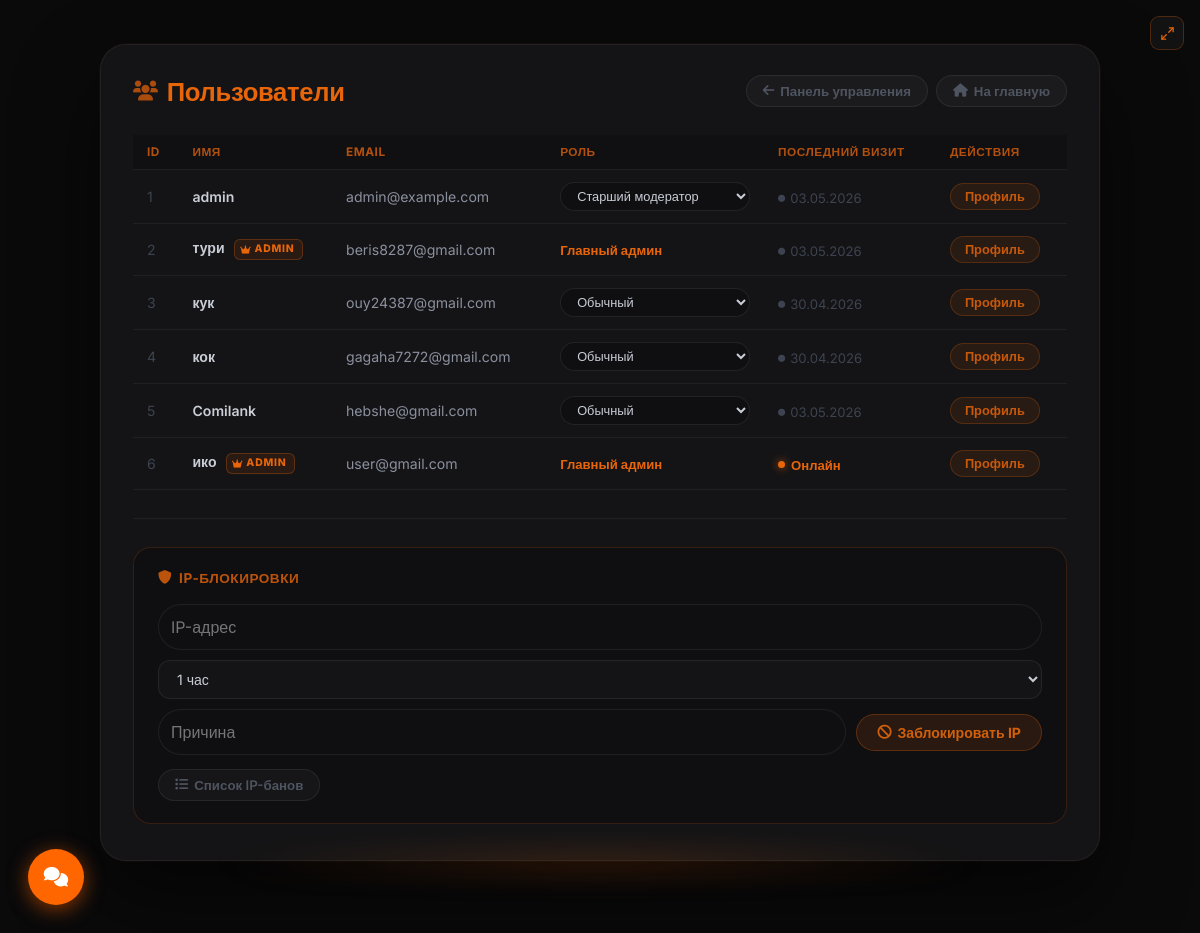
The app's page /admin/users (signed in) with its own data.
### models.py (models this page shows, shortened)
class User(db.Model, UserMixin):
    __tablename__ = 'users'
    id             = db.Column(db.Integer, primary_key=True)
    username       = db.Column(db.String(80),  unique=True, nullable=False)
    email          = db.Column(db.String(120), unique=True, nullable=False)
    password_hash  = db.Column(db.String(256), nullable=False)
    role           = db.Column(db.Integer, default=0)
    created_at     = db.Column(db.DateTime, default=datetime.utcnow)   # дата регистрации
    last_seen      = db.Column(db.DateTime, default=datetime.utcnow)
    banned_until   = db.Column(db.DateTime, nullable=True)
    ban_reason     = db.Column(db.String(500), nullable=True)
    banned_by_id   = db.Column(db.Integer, db.ForeignKey('users.id'), nullable=True)
    recovery_key   = db.Column(db.String(256), nullable=True)
    avatar         = db.Column(db.String(300), nullable=True)
    terms_agreed   = db.Column(db.Boolean, default=False)
    privacy_agreed = db.Column(db.Boolean, default=False)
    articles       = db.relationship('Article',  backref='author',     lazy='dynamic', foreign_keys='Article.author_id')
    comments       = db.relationship('Comment',  backref='author',     lazy='dynamic', foreign_keys='Comment.author_id')
    votes          = db.relationship('Vote',     backref='user',       lazy='dynamic')
    extra_pages    = db.relationship('ExtraPage', backref='author',    lazy='dynamic', foreign_keys='ExtraPage.author_id')
    comment_reactions = db.relationship('CommentReaction', backref='user', lazy='dynamic')
    def can_ip_ban(self):
        return self.role >= 4

### app.py (the view)
@app.route('/admin/users')
@login_required
@mod_required
def admin_users():
    users     = User.query.all()
    muted_ids = {m.user_id for m in Mute.query.filter(Mute.muted_until > datetime.utcnow()).all()}
    return render_template('admin/users.html', users=users, muted_ids=muted_ids, now=datetime.utcnow())

### app.py (called while the page is built)
@login_manager.user_loader
def load_user(user_id):
    return User.query.get(int(user_id))

@app.before_request
def update_last_seen():
    if current_user.is_authenticated:
        from flask import g as _g
        _now = datetime.utcnow()
        _last = session.get('_ls_ts', 0)
        if _now.timestamp() - _last > 60:
            current_user.last_seen = _now
            db.session.commit()
            session['_ls_ts'] = _now.timestamp()

def mod_required(f):
    from functools import wraps
    @wraps(f)
    def decorated(*args, **kwargs):
        if not current_user.is_authenticated or current_user.role < 3: abort(403)
        return f(*args, **kwargs)
    return decorated

### templates/admin/users.html (shortened to what this page needs)
{% extends "base.html" %}
{% block content %}
<div class="admin-outer">
<div class="admin-card">
    <div class="admin-header">
        <h2 class="admin-title"><i class="fas fa-users"></i> Пользователи</h2>
        <div style="display:flex; gap:8px; flex-wrap:wrap;">
            <a href="{{ url_for('admin_panel') }}" class="btn btn-secondary"><i class="fas fa-arrow-left"></i> Панель управления</a>
            <a href="{{ url_for('index') }}" class="btn btn-secondary"><i class="fas fa-home"></i> На главную</a>
        </div>
    </div>
    <table class="users-table">
        <thead>
            <tr>
                <th>ID</th>
                <th>Имя</th>
                <th>Email</th>
                <th>Роль</th>
                <th>Последний визит</th>
                <th>Действия</th>
            </tr>
        </thead>
        <tbody>
            {% for u in users %}
            <tr>
                <td style="color:#3d4350;">{{ u.id }}</td>
                <td style="color:#c9cdd6; font-weight:600;">
                    {{ u.username }}
                    {% if u.role == 4 %}
                    <span class="admin-badge"><i class="fas fa-crown"></i> admin</span>
                    {% endif %}
                </td>
                <td>{{ u.email }}</td>
                <td>
                    {% if current_user.role >= 4 and u.role < 4 and u.id != current_user.id %}
                    <form action="{{ url_for('change_user_role', user_id=u.id) }}" method="POST" style="display:inline;">
                        <select name="role" onchange="this.form.submit()" class="role-select">
                            <option value="0" {% if u.role == 0 %}selected{% endif %}>Обычный</option>
                            <option value="3" {% if u.role == 3 %}selected{% endif %}>Старший модератор</option>
                        </select>
                    </form>
                    {% else %}
                    <span style="color:#4e5460; font-size:0.82rem;">
                        {% if u.role == 0 %}Обычный
                        {% elif u.role == 1 %}Модератор чата
                        {% elif u.role == 2 %}Редактор
                        {% elif u.role == 3 %}Старший модератор
                        {% elif u.role == 4 %}<span style="color:#e8650a; font-weight:700;">Главный админ</span>
                        {% endif %}
                    </span>
                    {% endif %}
                </td>
                <td>
                    {% if u.last_seen %}
                        {% set diff = (now - u.last_seen).total_seconds() %}
                        {% if diff < 300 %}
                            <span class="status-online">
                                <span class="online-dot"></span>Онлайн
                            </span>
                        {% elif diff < 3600 %}
                            <span class="status-recently">
                                <i class="fas fa-circle" style="font-size:0.45rem; opacity:0.6;"></i>
                                {{ (diff // 60)|int }} мин. назад
                            </span>
                        {% elif diff < 86400 %}
                            <span class="status-offline">
                                <i class="fas fa-circle" style="font-size:0.45rem;"></i>
                                {{ (diff // 3600)|int }} ч. назад
                            </span>
                        {% else %}
                            <span class="status-offline">
                                <i class="fas fa-circle" style="font-size:0.45rem;"></i>
                                {{ u.last_seen.strftime('%d.%m.%Y') }}
                            </span>
                        {% endif %}
                    {% else %}
                        <span class="status-offline">—</span>
                    {% endif %}
                </td>
                <td>
                    <a href="{{ url_for('admin_user_profile', user_id=u.id) }}" class="profile-btn">Профиль</a>
                </td>
            </tr>
            {% endfor %}
        </tbody>
    </table>
    {% if current_user.can_ip_ban() %}
    <div class="divider"></div>
    <div class="ip-block">
        <div class="ip-block-title"><i class="fas fa-shield-alt"></i> IP-блокировки</div>
        <form action="{{ url_for('ip_ban') }}" method="POST" class="ip-form">
            <input type="text" name="ip" placeholder="IP-адрес" required class="ip-input">
            <select name="duration" required class="ip-select">
                <option value="1h">1 час</option>
            </select>
            <input type="text" name="reason" placeholder="Причина" class="ip-input">
            <button type="submit" class="ip-submit"><i class="fas fa-ban"></i> Заблокировать IP</button>
        </form>
        <a href="{{ url_for('ip_ban_list') }}" class="btn btn-secondary" style="margin-top:14px; display:inline-flex;">
            <i class="fas fa-list"></i> Список IP-банов
        </a>
    </div>
    {% endif %}
</div>
</div>
{% endblock %}

### templates/base.html (style rules this page uses)
* { margin:0; padding:0; box-sizing:border-box; }
body { background:#0a0a0b; color:#f0f0f0; font-family:'Inter',sans-serif; min-height:100vh; display:flex; justify-content:center; align-items:center; padding:20px; }
h1, h2 { color:#ff6600; margin-bottom:20px; }
input[type="text"], input[type="email"], input[type="password"], select { width:100%; padding:12px; background:#0f0f11; border:1px solid rgba(255,255,255,0.07); border-radius:30px; color:#fff; font-size:1rem; }
.btn { background:#e8650a; color:#0a0a0b; border:none; padding:12px 24px; border-radius:60px; cursor:pointer; font-weight:600; transition:0.2s; }
.btn-secondary { background:rgba(255,255,255,0.04); color:#c9cdd6; border:1px solid rgba(232,101,10,0.25); }
table { width:100%; border-collapse:collapse; margin-top:20px; }
th { background:#0f0f11; color:#c8580a; padding:10px; text-align:left; }
td { padding:10px; border-bottom:1px solid rgba(255,255,255,0.05); }
select { background:#0f0f11; color:#c9cdd6; padding:5px; border-radius:20px; }

### records on screen
User: id "1", username "admin", email "admin@example.com", role "Старший модератор", last_seen "03.05.2026"
User: id "2", username "тури", role 4 (drawn), email "beris8287@gmail.com", last_seen "03.05.2026"
User: id "3", username "кук", email "ouy24387@gmail.com", role "Обычный", last_seen "30.04.2026"
User: id "4", username "кок", email "gagaha7272@gmail.com", role "Обычный", last_seen "30.04.2026"
User: id "5", username "Comilank", email "hebshe@gmail.com", role "Обычный", last_seen "03.05.2026"
User: id "6", username "ико", role 4 (drawn), email "user@gmail.com", shows "Онлайн"
